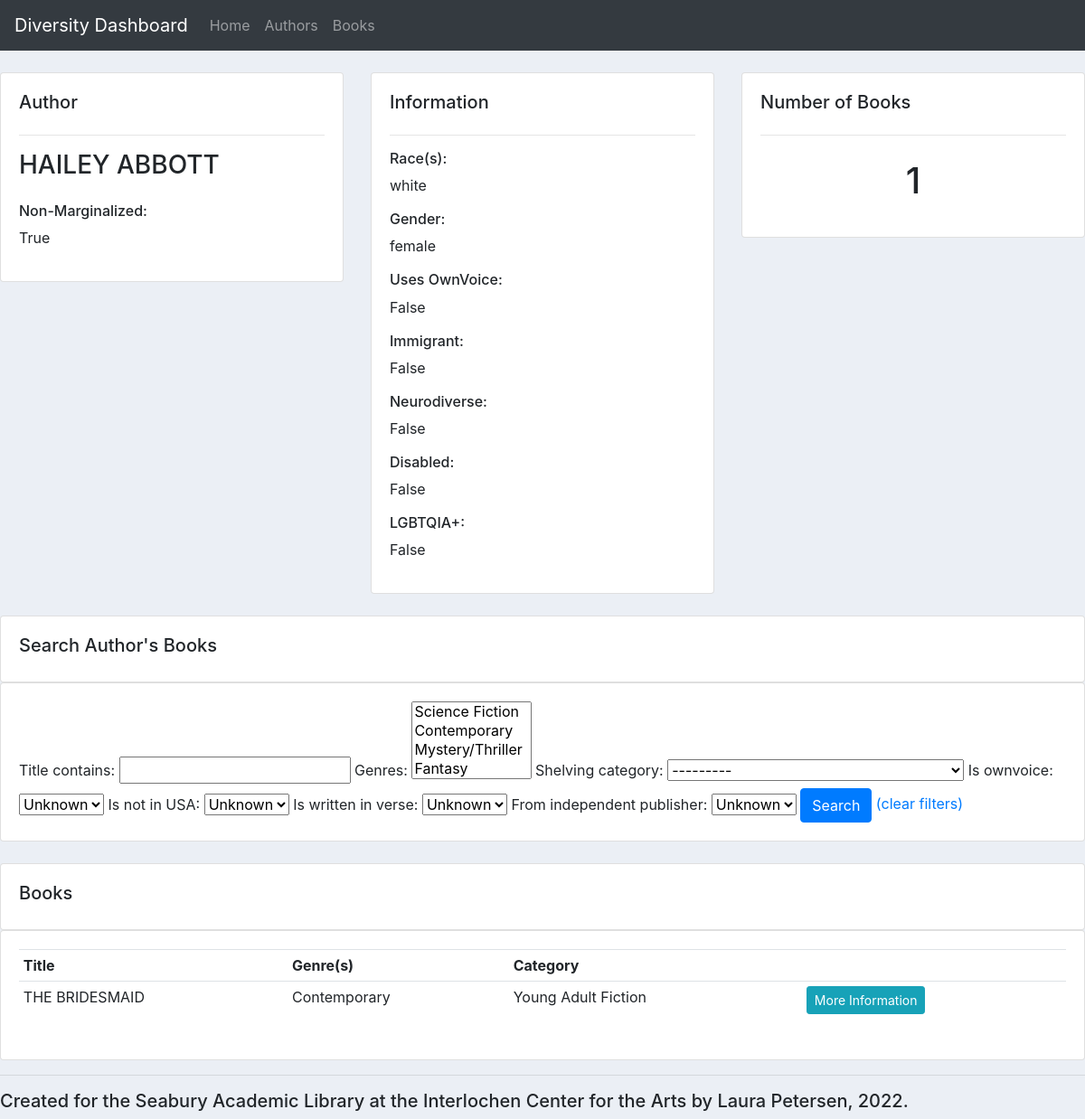
Page /author_info/2/ on the committed database.
### library/models.py (models this page shows, shortened)
class Author(models.Model):
    first_name = models.CharField(max_length=100, null=True)
    last_name = models.CharField(max_length=100, null=True)
    full_name = models.CharField(max_length=200, null=True)
    races = models.ManyToManyField(Race)
    gender = models.ForeignKey(Gender, on_delete=models.SET_NULL, null=True)
    non_marginalized = models.BooleanField()
    uses_ownvoice = models.BooleanField()
    is_immigrant = models.BooleanField()
    is_neurodiverse = models.BooleanField()
    is_disabled = models.BooleanField()
    is_lgbtqia = models.BooleanField()
    notes = models.CharField(max_length=500, null=True, blank=True)
    books = models.ManyToManyField(Book)

class Race(models.Model):
    name = models.CharField(max_length=100, null=True)
    description = models.CharField(max_length=500, null=True, blank=True)

class Gender(models.Model):
    name = models.CharField(max_length=100, null=True)
    description = models.CharField(max_length=500, null=True, blank=True)
    def __str__(self):
        return self.name

class Book(models.Model):
    title = models.CharField(max_length=200, null=True)
    genres = models.ManyToManyField(Genre)
    shelving_category = models.ForeignKey(ShelvingCategory, null=True, on_delete=models.SET_NULL)
    is_ownvoice = models.BooleanField()
    is_not_in_USA = models.BooleanField()
    is_verse = models.BooleanField(verbose_name='Is written in verse')
    from_independent_publisher = models.BooleanField()
    characters = models.OneToOneField(Characters, on_delete=models.CASCADE, null=True)
    notes = models.CharField(max_length=500, null=True, blank=True)

class Genre(models.Model):
    name = models.CharField(max_length=100, null=True)
    description = models.CharField(max_length=500, null=True, blank=True)
    def __str__(self):
        return self.name

class ShelvingCategory(models.Model):
    name = models.CharField(max_length=100, null=True)
    description = models.CharField(max_length=500, null=True, blank=True)
    def __str__(self):
        return self.name

### library/views.py (the view)
# urls.py: path('author_info/<str:pk>/', views.author_info, name='author_info'),
def author_info(request, pk): # pk stands for primary key, will prob be the id
    author = Author.objects.get(id=pk)
    books = author.books
    myFilter = BookFilter(request.GET, queryset=books)
    books = myFilter.qs
    context = {'author': author, 'books': books, 'myFilter': myFilter}
    return render(request, 'library/author_info.html', context)

### library/templates/library/author_info.html (shortened to what this page needs)
{% extends 'library/main.html' %}
{% block content %}
    <br>
<div class="row">
    <div class="col-md">
        <div class="card card-body">
            <h5>Author</h5>
            <hr>
            <h3>{{author.full_name}}</h3>
            <h6>Non-Marginalized:</h6>
            <p>{{author.non_marginalized}}</p>
        </div>
    </div>
    <div class="col-md">
        <div class="card card-body">
                <h5>Information</h5>
                <hr>
                <h6>Race(s):</h6>
                    {% for race in author.races.values %}
                    <p>{{race.name}}</p>
                    {% endfor %}
                <h6>Gender:</h6>
                <p>{{author.gender}}</p>
                <h6>Uses OwnVoice:</h6>
                <p>{{author.uses_ownvoice}}</p>
                <h6>Immigrant:</h6>
                <p>{{author.is_immigrant}}</p>
                <h6>Neurodiverse:</h6>
                <p>{{author.is_neurodiverse}}</p>
                <h6>Disabled:</h6>
                <p>{{author.is_disabled}}</p>
                <h6>LGBTQIA+:</h6>
                <p>{{author.is_lgbtqia}}</p>
        </div>
    </div>
    <div class="col-md">
        <div class="card card-body">
            <h5>Number of Books</h5>
            <hr>
            <h1 style="text-align: center;padding: 10px">{{author.books.count}}</h1>
        </div>
    </div>
</div>
<br>
    <div class="row">
        <div class="col">
            <div class="card card-body">
                <h5>Search Author's Books</h5>
            </div>
            <div class="card card-body">
                <form method="get">
                    {{myFilter.form}}
                    <button class="btn btn-primary" type="submit">Search</button>
                    <a href="{% url 'author_info' author.id %}">(clear filters)</a>
                </form>
            </div>
        </div>
    </div>
<br>
<div class="row">
    <div class="col-md">
        <div class="card card-body">
            <h5>Books</h5>
        </div>
        <div class="card card-body">
            <table class="table table-sm">
                <tr>
                    <th>Title</th>
                    <th>Genre(s)</th>
                    <th>Category</th>
                    <th></th>
                </tr>
                {% for book in books %}
                    <tr>
                        <td>{{book.title}}</td>
                        <td>{% for genre in book.genres.values %}
                            <p>{{genre.name}}</p>
                            {% endfor %}</td>
                        <td>{{book.shelving_category}}</td>
                        <td><a class='btn btn-sm btn-info'href="{% url 'book_info' book.id %}">More Information</a></td>
                    </tr>
                {% endfor %}
            </table>
        </div>
    </div>
</div>
{% endblock %}

### library/templates/library/main.html (style rules this page uses)
body { background-color: #ebeff5; }

### rows in the picture
Author: full_name "HAILEY ABBOTT", non_marginalized "True", gender "female", uses_ownvoice "False", is_immigrant "False", is_neurodiverse "False", is_disabled "False", is_lgbtqia "False", books.count "1"
Race: name "white"
Book: title "THE BRIDESMAID", shelving_category "Young Adult Fiction"
Genre: name "Contemporary"
